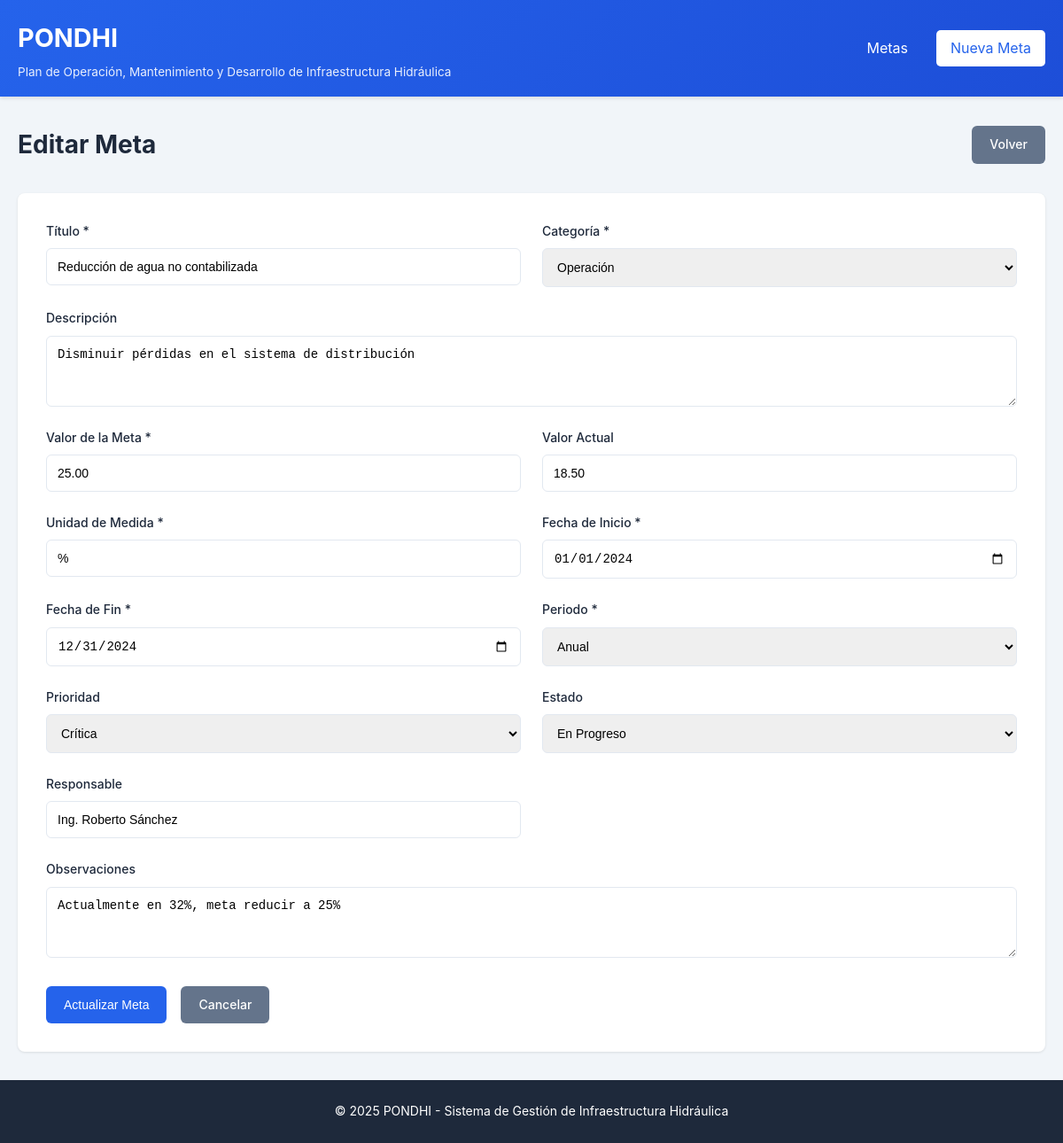
The app's page /public/metas/editar/3 with its own data.
### tables this page shows
CREATE TABLE IF NOT EXISTS metas (
    id INT AUTO_INCREMENT PRIMARY KEY,
    categoria_id INT NOT NULL,
    titulo VARCHAR(255) NOT NULL,
    descripcion TEXT,
    unidad_medida VARCHAR(50) NOT NULL,
    valor_meta DECIMAL(15,2) NOT NULL,
    valor_actual DECIMAL(15,2) DEFAULT 0,
    fecha_inicio DATE NOT NULL,
    fecha_fin DATE NOT NULL,
    periodo ENUM('mensual', 'trimestral', 'semestral', 'anual') NOT NULL,
    estado ENUM('pendiente', 'en_progreso', 'completada', 'cancelada') DEFAULT 'pendiente',
    prioridad ENUM('baja', 'media', 'alta', 'critica') DEFAULT 'media',
    responsable VARCHAR(150),
    observaciones TEXT,
    created_at TIMESTAMP DEFAULT CURRENT_TIMESTAMP,
    updated_at TIMESTAMP DEFAULT CURRENT_TIMESTAMP ON UPDATE CURRENT_TIMESTAMP,
    FOREIGN KEY (categoria_id) REFERENCES categorias(id) ON DELETE RESTRICT
);

CREATE TABLE IF NOT EXISTS categorias (
    id INT AUTO_INCREMENT PRIMARY KEY,
    nombre VARCHAR(100) NOT NULL,
    descripcion TEXT,
    created_at TIMESTAMP DEFAULT CURRENT_TIMESTAMP
);

### app/controllers/MetasController.php (called while the page is built, shortened)
<?php
class MetasController extends Controller {
    private $metaModel;
    private $categoriaModel;
    public function __construct() {
        $this->metaModel = $this->model('Meta');
        $this->categoriaModel = $this->model('Categoria');
    }
    public function editar($id = null) {
        $meta = $this->metaModel->getById($id);
        $categorias = $this->categoriaModel->getAll();
        $this->view('metas/editar', [
            'titulo' => 'Editar Meta',
            'meta' => $meta,
            'categorias' => $categorias
        ]);
    }
}

### app/controllers/App.php (called while the page is built, shortened)
<?php
class App {
    protected $method = 'index';
    public function __construct() {
        $url = $this->parseUrl();
        if (isset($url[0]) && file_exists(APP_PATH . '/controllers/' . ucfirst($url[0]) . 'Controller.php')) {
            unset($url[0]);
        }
        $this->controller = new $this->controller;
        if (isset($url[1])) {
            if (method_exists($this->controller, $url[1])) {
                $this->method = $url[1];
                unset($url[1]);
            }
        }
        $this->params = $url ? array_values($url) : [];
        call_user_func_array([$this->controller, $this->method], $this->params);
    }
    protected function parseUrl() {
        if (isset($_GET['url'])) {
            return explode('/', filter_var(rtrim($_GET['url'], '/'), FILTER_SANITIZE_URL));
        }
        return [];
    }
}

### public/index.php (called while the page is built, shortened)
<?php
require_once APP_PATH . '/config/Database.php';
require_once APP_PATH . '/controllers/Controller.php';
require_once APP_PATH . '/controllers/App.php';
$app = new App();

### app/config/Database.php (called while the page is built, shortened)
<?php
class Database {
    private static $instance = null;
    private $connection;
    private function __construct() {
        try {
            $dsn = "mysql:host=" . DB_HOST . ";port=" . DB_PORT . ";dbname=" . DB_NAME . ";charset=" . DB_CHARSET;
            $options = [
                PDO::ATTR_ERRMODE => PDO::ERRMODE_EXCEPTION,
                PDO::ATTR_DEFAULT_FETCH_MODE => PDO::FETCH_ASSOC,
                PDO::ATTR_EMULATE_PREPARES => false,
            ];
            $this->connection = new PDO($dsn, DB_USER, DB_PASS, $options);
        } catch (PDOException $e) {
            if (DEBUG_MODE) {
                die("Error de conexión: " . $e->getMessage());
            } else {
                die("Error de conexión a la base de datos");
            }
        }
    }
    public static function getInstance() {
        if (self::$instance === null) {
            self::$instance = new self();
        }
        return self::$instance;
    }
    public function getConnection() {
        return $this->connection;
    }
}

### app/models/Meta.php (called while the page is built, shortened)
<?php
class Meta {
    private $db;
    private $table = 'metas';
    public function __construct() {
        $this->db = Database::getInstance()->getConnection();
    }
    public function getById($id) {
        $sql = "SELECT m.*, c.nombre as categoria_nombre
                FROM {$this->table} m
                INNER JOIN categorias c ON m.categoria_id = c.id
                WHERE m.id = :id";
        $stmt = $this->db->prepare($sql);
        $stmt->bindParam(':id', $id, PDO::PARAM_INT);
        $stmt->execute();
        return $stmt->fetch();
    }
}

### app/models/Categoria.php (called while the page is built, shortened)
<?php
class Categoria {
    private $db;
    private $table = 'categorias';
    public function __construct() {
        $this->db = Database::getInstance()->getConnection();
    }
    public function getAll() {
        $sql = "SELECT * FROM {$this->table} ORDER BY nombre ASC";
        $stmt = $this->db->prepare($sql);
        $stmt->execute();
        return $stmt->fetchAll();
    }
}

### app/views/metas/editar.php (the view, shortened to what this page needs)
<?php require_once APP_PATH . '/views/layouts/header.php'; ?>
<div class="page-header">
    <h2><?= $titulo ?></h2>
    <a href="<?= APP_URL ?>/metas" class="btn btn-secondary">Volver</a>
</div>
<div class="form-container">
    <form action="<?= APP_URL ?>/metas/actualizar/<?= $meta['id'] ?>" method="POST" class="form">
        <div class="form-grid">
            <div class="form-group">
                <label for="titulo">Título *</label>
                <input type="text" id="titulo" name="titulo" required
                       value="<?= htmlspecialchars($_SESSION['old']['titulo'] ?? $meta['titulo']) ?>"
                       placeholder="Ej: Aumentar cobertura de agua potable">
            </div>
            <div class="form-group">
                <label for="categoria_id">Categoría *</label>
                <select id="categoria_id" name="categoria_id" required>
                    <?php foreach ($categorias as $categoria): ?>
                        <option value="<?= $categoria['id'] ?>"
                            <?= (($_SESSION['old']['categoria_id'] ?? $meta['categoria_id']) == $categoria['id']) ? 'selected' : '' ?>>
                            <?= htmlspecialchars($categoria['nombre']) ?>
                        </option>
                    <?php endforeach; ?>
                </select>
            </div>
            <div class="form-group full-width">
                <label for="descripcion">Descripción</label>
                <textarea id="descripcion" name="descripcion" rows="3"
                          placeholder="Descripción detallada de la meta"><?= htmlspecialchars($_SESSION['old']['descripcion'] ?? $meta['descripcion']) ?></textarea>
            </div>
            <div class="form-group">
                <label for="valor_meta">Valor de la Meta *</label>
                <input type="number" id="valor_meta" name="valor_meta" step="0.01" required
                       value="<?= htmlspecialchars($_SESSION['old']['valor_meta'] ?? $meta['valor_meta']) ?>"
                       placeholder="Ej: 1000">
            </div>
            <div class="form-group">
                <label for="valor_actual">Valor Actual</label>
                <input type="number" id="valor_actual" name="valor_actual" step="0.01"
                       value="<?= htmlspecialchars($_SESSION['old']['valor_actual'] ?? $meta['valor_actual']) ?>"
                       placeholder="Avance actual">
            </div>
            <div class="form-group">
                <label for="unidad_medida">Unidad de Medida *</label>
                <input type="text" id="unidad_medida" name="unidad_medida" required
                       value="<?= htmlspecialchars($_SESSION['old']['unidad_medida'] ?? $meta['unidad_medida']) ?>"
                       placeholder="Ej: m³, conexiones, km">
            </div>
            <div class="form-group">
                <label for="fecha_inicio">Fecha de Inicio *</label>
                <input type="date" id="fecha_inicio" name="fecha_inicio" required
                       value="<?= htmlspecialchars($_SESSION['old']['fecha_inicio'] ?? $meta['fecha_inicio']) ?>">
            </div>
            <div class="form-group">
                <label for="fecha_fin">Fecha de Fin *</label>
                <input type="date" id="fecha_fin" name="fecha_fin" required
                       value="<?= htmlspecialchars($_SESSION['old']['fecha_fin'] ?? $meta['fecha_fin']) ?>">
            </div>
            <div class="form-group">
                <label for="periodo">Periodo *</label>
                <select id="periodo" name="periodo" required>
                    <option value="anual" <?= (($_SESSION['old']['periodo'] ?? $meta['periodo']) == 'anual') ? 'selected' : '' ?>>Anual</option>
                </select>
            </div>
            <div class="form-group">
                <label for="prioridad">Prioridad</label>
                <select id="prioridad" name="prioridad">
                    <option value="critica" <?= (($_SESSION['old']['prioridad'] ?? $meta['prioridad']) == 'critica') ? 'selected' : '' ?>>Crítica</option>
                </select>
            </div>
            <div class="form-group">
                <label for="estado">Estado</label>
                <select id="estado" name="estado">
                    <option value="en_progreso" <?= (($_SESSION['old']['estado'] ?? $meta['estado']) == 'en_progreso') ? 'selected' : '' ?>>En Progreso</option>
                </select>
            </div>
            <div class="form-group">
                <label for="responsable">Responsable</label>
                <input type="text" id="responsable" name="responsable"
                       value="<?= htmlspecialchars($_SESSION['old']['responsable'] ?? $meta['responsable']) ?>"
                       placeholder="Nombre del responsable">
            </div>
            <div class="form-group full-width">
                <label for="observaciones">Observaciones</label>
                <textarea id="observaciones" name="observaciones" rows="3"
                          placeholder="Observaciones adicionales"><?= htmlspecialchars($_SESSION['old']['observaciones'] ?? $meta['observaciones']) ?></textarea>
            </div>
        </div>
        <div class="form-actions">
            <button type="submit" class="btn btn-primary">Actualizar Meta</button>
            <a href="<?= APP_URL ?>/metas" class="btn btn-secondary">Cancelar</a>
        </div>
    </form>
</div>
<?php require_once APP_PATH . '/views/layouts/footer.php'; ?>

### public/css/styles.css (style rules this page uses)
:root { --primary-color: #2563eb; --primary-dark: #1d4ed8; --secondary-color: #64748b; --success-color: #16a34a; --warning-color: #d97706; --danger-color: #dc2626; --info-color: #0891b2; --light-color: #f8fafc; --dark-color: #1e293b; --border-color: #e2e8f0; --text-color: #334155; --text-muted: #94a3b8; }
* { margin: 0; padding: 0; box-sizing: border-box; }
body { font-family: -apple-system, BlinkMacSystemFont, 'Segoe UI', Roboto, Oxygen, Ubuntu, sans-serif; background-color: #f1f5f9; color: var(--text-color); line-height: 1.6; }
.page-header { display: flex; justify-content: space-between; align-items: center; margin-bottom: 2rem; flex-wrap: wrap; gap: 1rem; }
.page-header h2 { color: var(--dark-color); font-size: 1.75rem; }
.btn { display: inline-block; padding: 0.625rem 1.25rem; border: none; border-radius: 6px; cursor: pointer; text-decoration: none; font-size: 0.875rem; font-weight: 500; transition: all 0.3s; text-align: center; }
.btn-primary { background-color: var(--primary-color); color: white; }
.btn-secondary { background-color: var(--secondary-color); color: white; }
.form-container { background: white; padding: 2rem; border-radius: 8px; box-shadow: 0 1px 3px rgba(0, 0, 0, 0.1); }
.form-grid { display: grid; grid-template-columns: repeat(2, 1fr); gap: 1.5rem; }
.form-group { display: flex; flex-direction: column; }
.form-group.full-width { grid-column: span 2; }
.form-group label { font-weight: 500; margin-bottom: 0.5rem; color: var(--dark-color); font-size: 0.875rem; }
.form-group input, .form-group select, .form-group textarea { padding: 0.75rem; border: 1px solid var(--border-color); border-radius: 6px; font-size: 0.875rem; transition: border-color 0.3s, box-shadow 0.3s; }
.form-group textarea { resize: vertical; min-height: 80px; }
.form-actions { margin-top: 2rem; display: flex; gap: 1rem; justify-content: flex-start; }

### records on screen
metas: titulo "Reducción de agua no contabilizada", categoria_id "Operación", descripcion "Disminuir pérdidas en el sistema de distribución", valor_meta "25.00", valor_actual "18.50", unidad_medida "%", fecha_inicio "01/01/2024", fecha_fin "12/31/2024", periodo "Anual", prioridad "Crítica", estado "En Progreso", responsable "Ing. Roberto Sánchez", observaciones "Actualmente en 32%, meta reducir a 25%"

### other values on screen
$titulo "Editar Meta"
